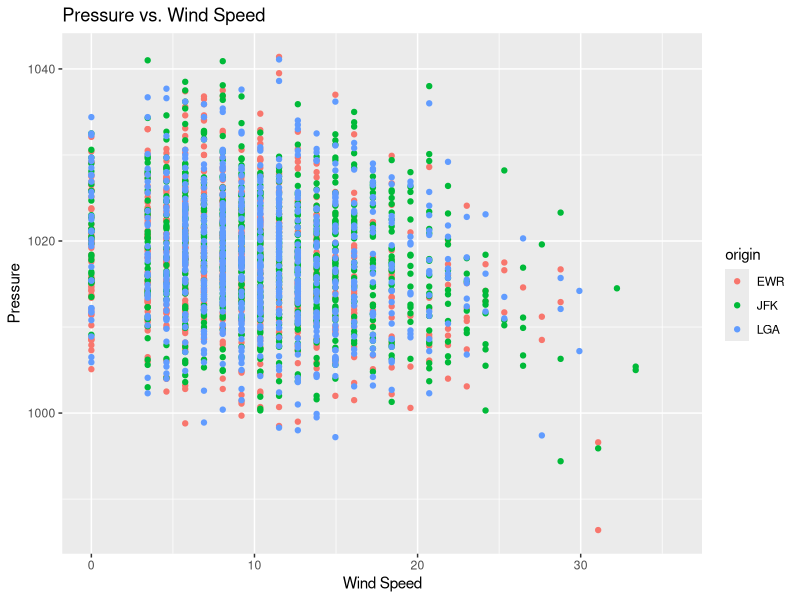
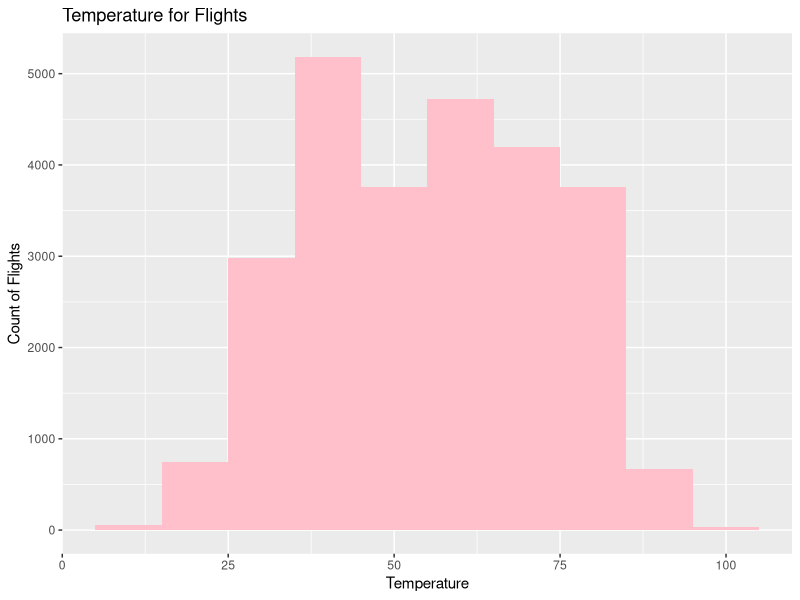
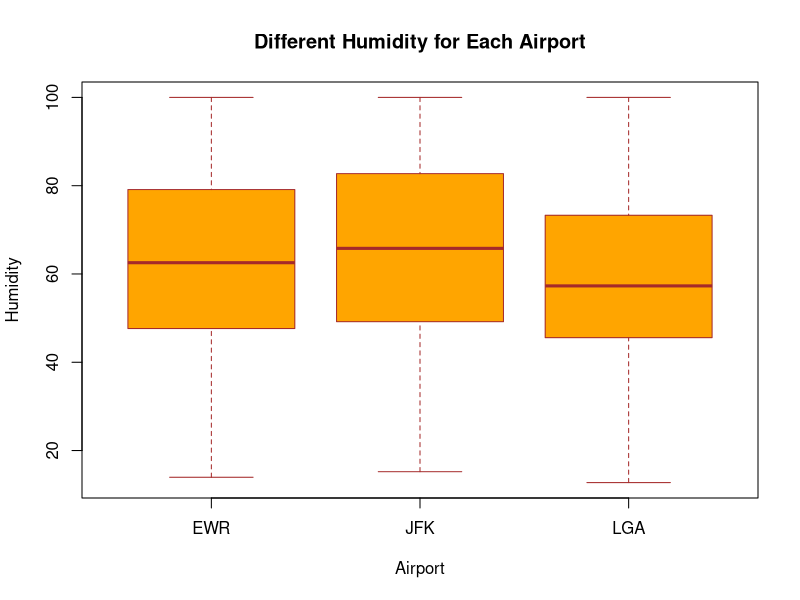
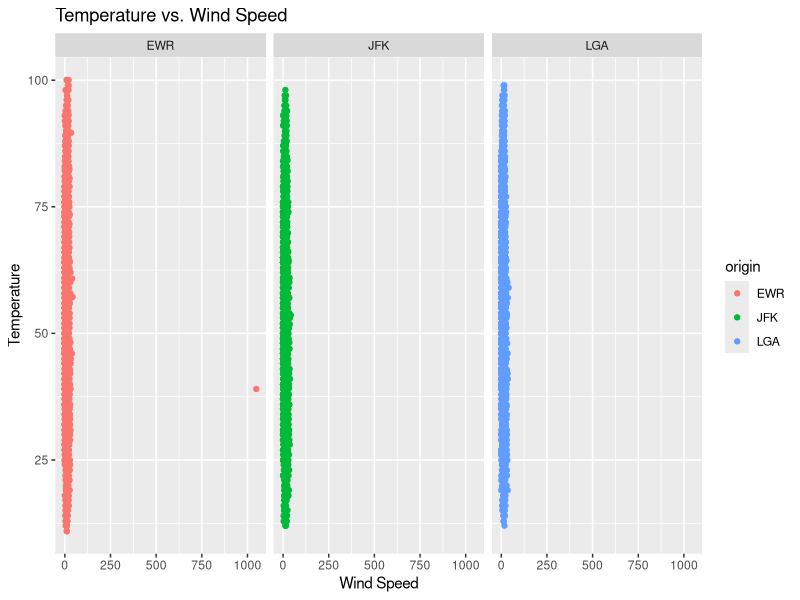

Write the R code that produced these figures, in order.
library(tidyverse)
library(ggplot2)
df<- read_csv('nycflights13.csv')
df<- df %>% 
  rename(dew_point = dewp)|>
  rename(temperature = temp)|>
  rename(visibility = visib)
glimpse(df)
df<- df %>% 
  mutate(
    temperature_celsius = (temperature - 32)* (5/9),
    .before = 1
  )
glimpse(df)
df<- distinct(df)
glimpse(df)
df|>
  filter(month==7, year ==2013, origin =='EWR', precip >0)|>
  relocate(precip)|>
  arrange(desc(precip))

df|>
  group_by(origin, month)|>
  summarize(
    temperature = mean(temperature, na.rm = TRUE)
  )|>
  print(n=36)

df.new = df[seq(1, nrow(df), 10), ]
ggplot(
  data = df.new, mapping = aes(x = wind_speed, y = pressure, color = origin)
)+
  geom_point()+
  labs(title = 'Pressure vs. Wind Speed', x = 'Wind Speed', y ='Pressure')

labs(title = 'Pressure vs. Wind Speed', x = 'Wind Speed', y ='Pressure')

ggplot(df, aes(x = temperature)) +
  geom_histogram(binwidth = 10, fill = "pink") +
  labs(title = 'Temperature for Flights ', x = 'Temperature', y ='Count of Flights')
glimpse(df)
boxplot(humid~origin,
        data=df,
        main="Different Humidity for Each Airport",
        xlab="Airport",
        ylab="Humidity",
        col="orange",
        border="brown"
)

ggplot(df, aes(x = wind_speed, y =temperature, color = origin )) +
  geom_point() + 
  facet_wrap(~origin)+
  labs(title = 'Temperature vs. Wind Speed', x = 'Wind Speed', y ='Temperature')